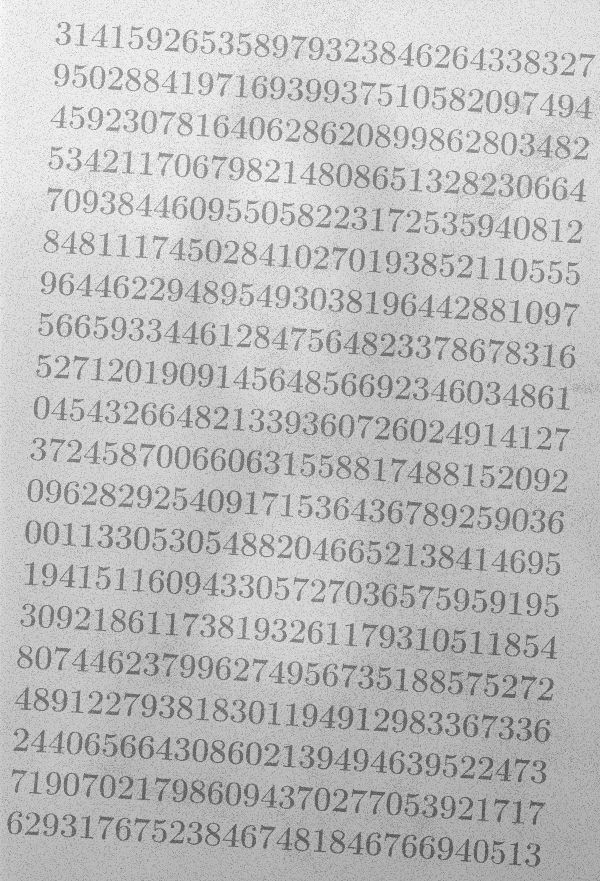
#> input picture TP4-Opérateurs_Morphologiques/flou_test.png, 600 x 881 px, found by its file name
$ jupyter execute --allow-errors tp4.ipynb
#> lines starting #> are read from the running program, lines starting #| are printed output that depends on the picture; after the words box and inside, x2 and y2 are one past the last pixel; in counts of white or black regions, pixels touching at a corner belong together
[cell 1]
import cv2 as cv
import numpy as np
import matplotlib.pyplot as plt

[cell 2]
# Lire 'pour.tif'
circles = cv.imread("/home/azarmalek/Desktop/Traitement_image/TP4-Opérateurs_Morphologiques/circles.png",0)
flou_test = cv.imread("/home/azarmalek/Desktop/Traitement_image/TP4-Opérateurs_Morphologiques/flou_test.png",0)
#> flou_test is the input picture: shape (881, 600); min 85, max 251, mean 190.6
formes = cv.imread("/home/azarmalek/Desktop/Traitement_image/TP4-Opérateurs_Morphologiques/formes.png",0)
text = cv.imread("/home/azarmalek/Desktop/Traitement_image/TP4-Opérateurs_Morphologiques/text.png",0)
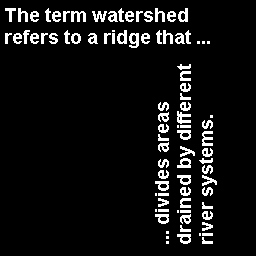
#> input picture TP4-Opérateurs_Morphologiques/text.png, 256 x 256 px, found by its file name
#> text: shape (256, 256); 7.3% white in thin lines or dots, all inside (x1, y1, x2, y2) = (5, 8, 217, 244)

[cell 3]
from matplotlib import pyplot as plt

# Define our imshow function
def imshow(title = "Image", image = None, size = 10):
#> called with title = 'Original', size = 10
    w, h = image.shape[0], image.shape[1]
#> w = 256; h = 256
    aspect_ratio = w/h
#> aspect_ratio = 1
    plt.figure(figsize=(size * aspect_ratio,size))
    plt.imshow(cv2.cvtColor(image, cv.COLOR_BGR2RGB))
    plt.title(title)
    plt.show()

[cell 4]
image = text
#> (the rest of this cell did not finish here and is left out)

#> (a cell that did not finish here is left out)

#> (a cell that did not finish here is left out)

#> (a cell that did not finish here is left out)

[cell 8]
line_kernel = np.ones((1, 5), np.uint8)


dilation = cv.dilate(image, line_kernel, iterations=1)
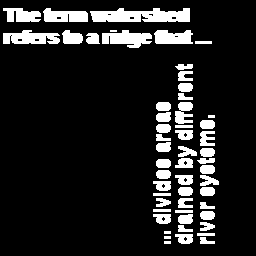
#> dilation: shape (256, 256); 13% white; 54 white regions (1 under 20 px), largest, box (x1, y1, x2, y2) and area: (90, 8, 190, 22) 1087, (102, 30, 152, 48) 587, (3, 30, 60, 44) 584

#> (a cell that did not finish here is left out)


[cell 10]
erosion = cv.erode(image, line_kernel, iterations=1)
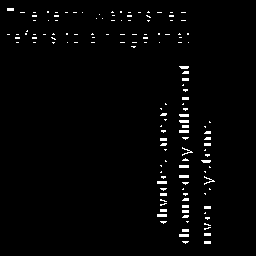
#> erosion: shape (256, 256); 2% white in thin lines or dots, all inside (x1, y1, x2, y2) = (7, 8, 215, 244)

#> (a cell that did not finish here is left out)


[cell 12]
square = np.ones((5, 5), np.uint8)

[cell 13]
dilation_sq = cv.dilate(image, square, iterations=1)
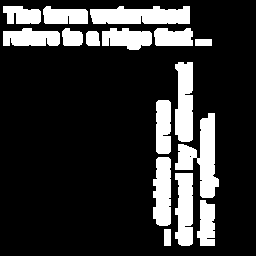
#> dilation_sq: shape (256, 256); 18.9% white; 16 white regions, largest, box (x1, y1, x2, y2) and area: (175, 113, 219, 198) 1695, (90, 6, 190, 24) 1521, (175, 62, 193, 142) 1267

#> (a cell that did not finish here is left out)


[cell 15]
erosion_sq = cv.erode(image, square, iterations=1)
#> erosion_sq: shape (256, 256); every value is 0
